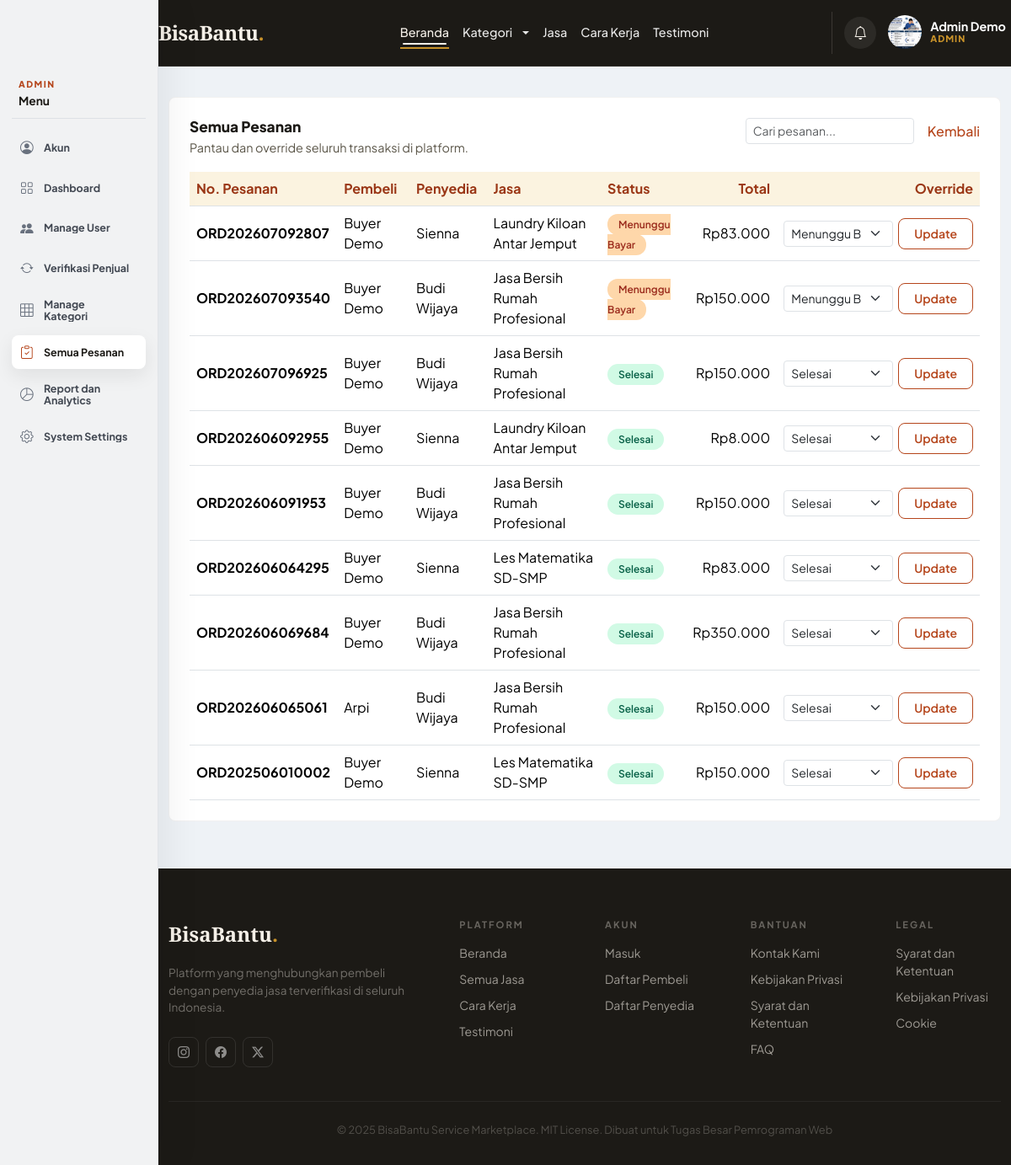
/index.php?page=admin_orders (signed in), run on the app's committed database.
### tables this page shows
CREATE TABLE `orders` (
  `id` int NOT NULL AUTO_INCREMENT,
  `buyer_id` int NOT NULL,
  `provider_id` int NOT NULL,
  `order_number` varchar(20) NOT NULL,
  `total_price` decimal(12,2) NOT NULL,
  `quantity` int NOT NULL DEFAULT '1',
  `service_date` date NOT NULL,
  `service_address` text NOT NULL,
  `status` enum('pending','waiting_payment','paid','accepted','in_progress','completed','cancelled') NOT NULL DEFAULT 'pending',
  `notes` text,
  `created_at` timestamp NOT NULL DEFAULT CURRENT_TIMESTAMP,
  `updated_at` timestamp NOT NULL DEFAULT CURRENT_TIMESTAMP ON UPDATE CURRENT_TIMESTAMP,
  PRIMARY KEY (`id`),
  UNIQUE KEY `order_number` (`order_number`),
  KEY `buyer_id` (`buyer_id`),
  KEY `provider_id` (`provider_id`),
  CONSTRAINT `orders_ibfk_1` FOREIGN KEY (`buyer_id`) REFERENCES `users` (`id`) ON DELETE RESTRICT,
  CONSTRAINT `orders_ibfk_2` FOREIGN KEY (`provider_id`) REFERENCES `users` (`id`) ON DELETE RESTRICT
);

CREATE TABLE `users` (
  `id` int NOT NULL AUTO_INCREMENT,
  `name` varchar(100) NOT NULL,
  `email` varchar(100) NOT NULL,
  `password` varchar(255) NOT NULL,
  `role` enum('buyer','provider','admin') NOT NULL,
  `is_verified` tinyint(1) DEFAULT '0',
  `phone` varchar(20) DEFAULT NULL,
  `address` text,
  `remember_token` varchar(255) DEFAULT NULL,
  `profile_photo` varchar(255) DEFAULT NULL,
  `created_at` timestamp NOT NULL DEFAULT CURRENT_TIMESTAMP,
  `updated_at` timestamp NOT NULL DEFAULT CURRENT_TIMESTAMP ON UPDATE CURRENT_TIMESTAMP,
  PRIMARY KEY (`id`),
  UNIQUE KEY `email` (`email`)
);

### src/helpers/functions.php (called while the page is built, shortened)
<?php
function base_url($path = '') {
    $scheme = (!empty($_SERVER['HTTPS']) && $_SERVER['HTTPS'] !== 'off') ? 'https' : 'http';
    $host = $_SERVER['HTTP_HOST'] ?? 'localhost';
    $scriptDir = rtrim(dirname($_SERVER['SCRIPT_NAME']), '/\\');
    $base = $scheme . '://' . $host . $scriptDir;
    return rtrim($base, '/\\') . '/' . ltrim($path, '/\\');
}
function e($value) {
    return htmlspecialchars($value, ENT_QUOTES, 'UTF-8');
}
function format_rupiah($amount) {
    return 'Rp' . number_format((float) $amount, 0, ',', '.');
}
function order_status_info($status) {
    $map = [
        'pending' => ['Menunggu', 'pending'],
        'waiting_payment' => ['Menunggu Bayar', 'pending'],
        'paid' => ['Dibayar', 'active'],
        'accepted' => ['Diterima', 'active'],
        'in_progress' => ['Diproses', 'active'],
        'completed' => ['Selesai', 'verified'],
        'cancelled' => ['Dibatalkan', 'inactive'],
    ];
    return $map[$status] ?? ['Unknown', 'pending'];
}

### src/models/OrderModel.php (called while the page is built, shortened)
<?php
class OrderModel {
    private $pdo;
    public function __construct($pdo) {
        $this->pdo = $pdo;
    }
    public function getAllWithServices() {
        $stmt = $this->pdo->query('
            SELECT o.*, ub.name as buyer_name, up.name as provider_name,
                   (SELECT s.title FROM order_items oi JOIN services s ON oi.service_id = s.id WHERE oi.order_id = o.id LIMIT 1) as service_title
            FROM orders o
            JOIN users ub ON o.buyer_id = ub.id
            JOIN users up ON o.provider_id = up.id
            ORDER BY o.created_at DESC
        ');
        return $stmt->fetchAll();
    }
}

### src/views/admin/all_orders.php (the view, shortened to what this page needs)
<?php
require_once __DIR__ . '/../../models/OrderModel.php';
$orderModel = new OrderModel($pdo);
$orders = $orderModel->getAllWithServices();
$statusOptions = ['waiting_payment', 'paid', 'accepted', 'in_progress', 'completed', 'cancelled'];
?>
<main class="admin-dashboard">
    <div class="container">
        <section class="admin-panel">
            <div class="admin-panel-head">
                <div>
                    <h2>Semua Pesanan</h2>
                    <p>Pantau dan override seluruh transaksi di platform.</p>
                </div>
                <div class="d-flex gap-3 align-items-center">
                    <input type="text" id="tableSearch" class="form-control form-control-sm" placeholder="Cari pesanan..." style="width: 200px;">
                    <a href="<?= base_url('index.php?page=dashboard') ?>" class="link-accent">Kembali</a>
                </div>
            </div>
            <div class="table-responsive">
                <table class="table admin-table align-middle mb-0">
                    <thead>
                        <tr>
                            <th>No. Pesanan</th>
                            <th>Pembeli</th>
                            <th>Penyedia</th>
                            <th>Jasa</th>
                            <th>Status</th>
                            <th class="text-end">Total</th>
                            <th class="text-end">Override</th>
                        </tr>
                    </thead>
                    <tbody>
                        <?php if (empty($orders)): ?>
                            <tr><td colspan="7" class="text-center text-muted py-4">Belum ada pesanan.</td></tr>
                        <?php else: ?>
                            <?php foreach ($orders as $order): ?>
                                <?php [$statusLabel, $statusClass] = order_status_info($order['status']); ?>
                                <tr>
                                    <td><strong><?= e($order['order_number']) ?></strong></td>
                                    <td><?= e($order['buyer_name']) ?></td>
                                    <td><?= e($order['provider_name']) ?></td>
                                    <td><?= e($order['service_title'] ?? '-') ?></td>
                                    <td><span class="status-badge <?= e($statusClass) ?>"><?= e($statusLabel) ?></span></td>
                                    <td class="text-end"><?= e(format_rupiah($order['total_price'])) ?></td>
                                    <td class="text-end">
                                        <form method="post" action="<?= base_url('index.php?page=admin&action=order_status') ?>" class="admin-status-form">
                                            <select name="status" class="form-select form-select-sm">
                                                <?php foreach ($statusOptions as $opt): ?>
                                                    <option value="<?= e($opt) ?>" <?= $order['status'] === $opt ? 'selected' : '' ?>><?= e(order_status_info($opt)[0]) ?></option>
                                                <?php endforeach; ?>
                                            </select>
                                            <button type="submit" class="btn btn-sm btn-outline-custom">Update</button>
                                        </form>
                                    </td>
                                </tr>
                            <?php endforeach; ?>
                        <?php endif; ?>
                    </tbody>
                </table>
            </div>
        </section>
    </div>
</main>

### src/assets/css/main.css (style rules this page uses)
:root { --cream: #F5F0E8; --warm-100: #EDE5D0; --warm-200: #D4C4A0; --ink: #1C1A16; --ink-60: #5A5548; --ink-30: #9D9488; --accent: #B5451B; --accent-lt: #F0E4DE; --gold: #C8922A; --gold-lt: #FBF3E0; --orange-primary: var(--accent); --orange-dark: #9a3615; --orange-light: var(--accent-lt); --orange-soft: var(--gold-lt); --text-dark: var(--ink); --text-muted: var(--ink-60); }
body { min-height: 100vh; display: flex; flex-direction: column; font-family: 'Plus Jakarta Sans', system-ui, sans-serif; color: var(--ink); background-color: var(--cream); }
html { min-height: 100%; }
body.has-role-sidebar { padding-left: 188px; background: #f4f5f7; }
.btn-outline-custom { border: 1px solid var(--gold); color: var(--gold); border-radius: 8px; padding: 7px 18px; font-size: 0.875rem; font-weight: 600; background: transparent; transition: all 0.2s; }
.table-responsive { scrollbar-width: thin; scrollbar-color: rgba(181, 69, 27, 0.42) rgba(28, 26, 22, 0.06); }
.link-accent { color: var(--accent); font-weight: 500; text-decoration: none; }
.btn-outline-custom, .btn-primary-custom, .btn-login, .btn-register, .search-box button, .filter-pill, .link-accent, .auth-btn-submit, .auth-btn-outline, .auth-btn-google, .auth-modal-close, .auth-tab, .auth-role-card, .social-btn { transition: transform 0.22s ease, box-shadow 0.22s ease, background-color 0.22s ease, border-color 0.22s ease, color 0.22s ease; }
.link-accent { display: inline-flex; align-items: center; gap: 4px; }
html, body { max-width: 100%; overflow-x: clip; }
button, input, select, textarea { font: inherit; }

### src/assets/css/auth-modal.css (style rules this page uses)
:root { --auth-accent: #B5451B; --auth-accent-dark: #9a3615; --auth-accent-soft: #F0E4DE; --auth-accent-border: #D4C4A0; --auth-gold: #C8922A; --auth-gold-soft: #FBF3E0; --font-sans: 'Plus Jakarta Sans', system-ui, sans-serif; --color-text-primary: #1C1A16; --color-text-secondary: #6b7280; --color-text-tertiary: #9ca3af; --color-background-primary: #fff; --color-background-secondary: #f9fafb; --color-background-tertiary: #f3f4f6; --color-border-secondary: #e5e7eb; --color-border-tertiary: #f3f4f6; --border-radius-md: 8px; --border-radius-xl: 16px; }

### src/assets/css/animations.css (style rules this page uses)
:root { --bb-motion-fast: 180ms; --bb-motion-base: 320ms; --bb-motion-slow: 480ms; --bb-motion-ease: cubic-bezier(.22, 1, .36, 1); --bb-motion-shadow: 0 18px 45px rgba(15, 23, 42, .14); --bb-focus-glow: 0 0 0 .22rem rgba(37, 99, 235, .16); }
html { scroll-behavior: smooth; }
body { opacity: 1; }
body.page-enter { transition: opacity var(--bb-motion-base) var(--bb-motion-ease); will-change: opacity; }
body.page-enter.loaded { opacity: 1; }
.animate-on-scroll { opacity: 0; transition: opacity var(--bb-motion-slow) var(--bb-motion-ease), transform var(--bb-motion-slow) var(--bb-motion-ease); transition-delay: var(--bb-stagger-delay, 0ms); will-change: opacity, transform; }
.animate-on-scroll.fade-up { transform: translate3d(0, 26px, 0); }
.animate-on-scroll.zoom-in { transform: scale(.96); }
.animate-on-scroll.in-view { opacity: 1; transform: translate3d(0, 0, 0) scale(1); }
.btn, button, [type="button"], [type="submit"], .cart-nav-btn, .header-icon-btn, .social-btn, .role-sidebar-nav a, .profile-dropdown-item { position: relative; overflow: hidden; transition: transform var(--bb-motion-fast) var(--bb-motion-ease), box-shadow var(--bb-motion-fast) var(--bb-motion-ease), border-color var(--bb-motion-fast) ease, background-color var(--bb-motion-fast) ease, color var(--bb-motion-fast) ease; }
.form-control, .form-select, textarea, input { transition: border-color var(--bb-motion-fast) ease, box-shadow var(--bb-motion-fast) ease, background-color var(--bb-motion-fast) ease, transform var(--bb-motion-fast) ease; }
.table { animation: bb-fade-up var(--bb-motion-slow) var(--bb-motion-ease) both; }
.table tbody tr { transition: background-color var(--bb-motion-fast) ease; }

### data on the page
orders: order_number "ORD202607092807", buyer.name "Buyer Demo", provider.name "Sienna", service_title "Laundry Kiloan Antar Jemput", statusLabel "Menunggu Bayar", total_price "Rp83.000"
orders: order_number "ORD202607093540", buyer.name "Buyer Demo", provider.name "Budi Wijaya", service_title "Jasa Bersih Rumah Profesional", statusLabel "Menunggu Bayar", total_price "Rp150.000"
orders: order_number "ORD202607096925", buyer.name "Buyer Demo", provider.name "Budi Wijaya", service_title "Jasa Bersih Rumah Profesional", statusLabel "Selesai", total_price "Rp150.000"
orders: order_number "ORD202606092955", buyer.name "Buyer Demo", provider.name "Sienna", service_title "Laundry Kiloan Antar Jemput", statusLabel "Selesai", total_price "Rp8.000"
orders: order_number "ORD202606091953", buyer.name "Buyer Demo", provider.name "Budi Wijaya", service_title "Jasa Bersih Rumah Profesional", statusLabel "Selesai", total_price "Rp150.000"
orders: order_number "ORD202606064295", buyer.name "Buyer Demo", provider.name "Sienna", service_title "Les Matematika SD-SMP", statusLabel "Selesai", total_price "Rp83.000"
orders: order_number "ORD202606069684", buyer.name "Buyer Demo", provider.name "Budi Wijaya", service_title "Jasa Bersih Rumah Profesional", statusLabel "Selesai", total_price "Rp350.000"
orders: order_number "ORD202606065061", buyer.name "Arpi", provider.name "Budi Wijaya", service_title "Jasa Bersih Rumah Profesional", statusLabel "Selesai", total_price "Rp150.000"
orders: order_number "ORD202506010002", buyer.name "Buyer Demo", provider.name "Sienna", service_title "Les Matematika SD-SMP", statusLabel "Selesai", total_price "Rp150.000"

### other printed values
$userName "Admin Demo"
$roleLabel "ADMIN"
$roleShortLabel "ADMIN"
$item['label'] "Akun"
$item['label'] "Dashboard"
$item['label'] "Manage User"
$item['label'] "Verifikasi Penjual"
$item['label'] "Manage Kategori"
$item['label'] "Semua Pesanan"
$item['label'] "Report dan Analytics"
$item['label'] "System Settings"
form field status "Menunggu Bayar"
form field status "Selesai"
